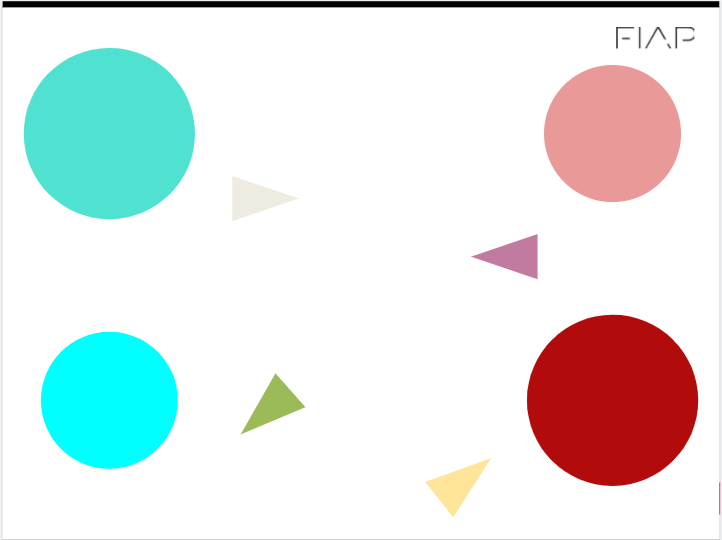
#> input picture circulo.png, 722 x 540 px, given in place of video.mp4, which was not available
$ python rubrica10.py
#> lines starting #> are read from the running program, lines starting #| are printed output that depends on the picture; after the words box and inside, x2 and y2 are one past the last pixel; in counts of white or black regions, pixels touching at a corner belong together; pictures that were not available may be replaced by others from this repository, and a replacement may not be noted
import cv2
import numpy as np

cap = cv2.VideoCapture("video.mp4")

#verificando se o video está aberto
if cap.isOpened():
    rval, frame = cap.read()
#> frame is the input picture: shape (540, 722, 3); mean B, G, R 229.2, 230.8, 225.6
else:
    rval = False

while rval:

    img = frame

    #passando o vídeo para de bgr para hsv
    img_hsv = cv2.cvtColor(frame, cv2.COLOR_BGR2HSV)
#> img_hsv: shape (540, 722, 3); mean H, S, V 10.4, 38.2, 244

    #criando as máscaras mínimas e máximas das cores amarelo e rosa
    img_low_hsv = np.array([160, 100, 100])
    img_up_hsv = np.array([180, 255, 255])
    img_low_hsv1 = np.array([20, 84, 100])
    img_up_hsv2 = np.array([40, 255, 255])

    #criando as máscaras
    mask1 = cv2.inRange(img_hsv, img_low_hsv, img_up_hsv)
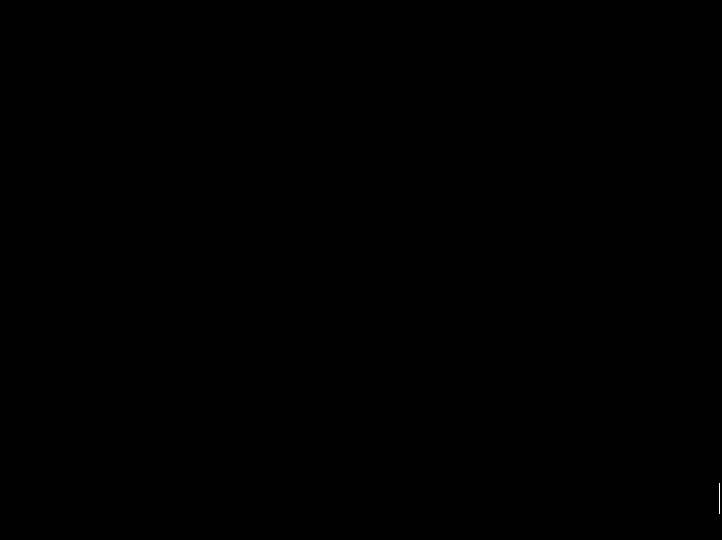
#> mask1: shape (540, 722); 0.01% white in thin lines or dots, all inside (x1, y1, x2, y2) = (719, 483, 720, 514)
    mask2 = cv2.inRange(img_hsv, img_low_hsv1, img_up_hsv2)
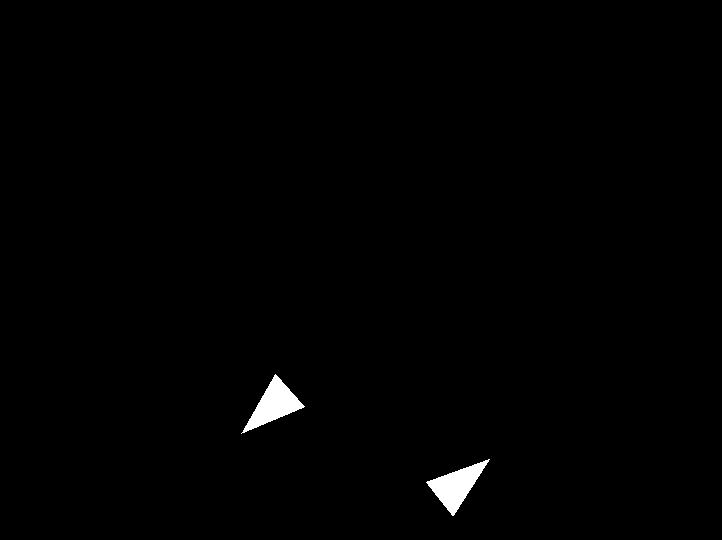
#> mask2: shape (540, 722); 0.75% white; 2 white regions, box (x1, y1, x2, y2) and area: (241, 374, 305, 434) 1470, (426, 459, 490, 516) 1447

    #unindo as máscaras usando bitwise
    mask = cv2.bitwise_or(mask1, mask2)
#> mask: shape (540, 722); 0.76% white; 3 white regions

    #encontrando os contornos
    contours, _ = cv2.findContours(mask, cv2.RETR_EXTERNAL, cv2.CHAIN_APPROX_SIMPLE)
#> contours = 3 contours, 1 with area under 20; largest, box (x1, y1, x2, y2) and area: (241, 374, 305, 434) 1392, (426, 459, 490, 516) 1370

    #ordenando os 2 maiores contornos do maior para o menos
    contours = sorted(contours, key=cv2.contourArea, reverse=True)[:2]
#> contours = 2 contours; box (x1, y1, x2, y2) and area: (241, 374, 305, 434) 1392, (426, 459, 490, 516) 1370

    #enquanto estiver em 2 contornos executa isso (2 maiores objetos)
    for i in range(2):
        #desenha o contorno dos objetos na imagem
        cv2.drawContours(img, [contours[i]], -1, (0, 0, 0), 2)
        #encontra os momentos para calcular as coordenadas x e y
        M = cv2.moments(contours[i])
        #se momentos for diferente de 0 executa o cálculo das coordenadas
        if M["m00"] != 0:
            cx = int(M["m10"] / M["m00"])
            cy = int(M["m01"] / M["m00"])
            area = cv2.contourArea(contours[i])

            #função para calcular o centro de nassa dos objetos
            def calculaCentro(contours):
                M = cv2.moments(contours)
                cx = int(M['m10'] / M['m00'])
                cy = int(M['m01'] / M['m00'])
                return cx, cy
            cx1, cy1 = calculaCentro(contours[0])
            cx2, cy2 = calculaCentro(contours[1])

            #criando os deltas para calcular a inclinação da reta traçada
            delta_y = cy2 - cy1
            delta_x = cx2 - cx1
            #função do matemática do numpy
            angle = np.degrees(np.arctan2(delta_y, delta_x))

            #traçando a reta
            cv2.line(img, (cx1, cy1), (cx2, cy2), (0, 255, 0), 2)

            #criando cruz no centro dos objetos
            size = 10
            color = (0, 0, 0)
            cv2.line(img, (cx - size, cy), (cx + size, cy), color, 3)
            cv2.line(img, (cx, cy - size), (cx, cy + size), color, 3)

            #printando o objeto, sua área e seu centro de massa no console
            print("Objeto {}: Área={} Centro de massa=({}, {})".format(i+1, area, cx, cy))

            #formatando o texto para 2 casas decimais
            text = "Area: {:.2f}".format(area)

            #colocando o texto de área no vídeo
            cv2.putText(img, text, (cx-50, cy+50), cv2.FONT_HERSHEY_SIMPLEX, 0.5, (0, 0, 0), 2)

            #colocando o texto de centro de massa no vídeo
            text = "Centro: ({}, {})".format(cx, cy)
            cv2.putText(img, text, (cx-50, cy+70), cv2.FONT_HERSHEY_SIMPLEX, 0.5, (0, 0, 0), 2)
#> this loop made 2 passes
#> (area, cx1, cy1, cx2, cy2, delta_y) on passes 1 to 2: (1392, 273, 404, 455, 485, 81), (1369.5, 273, 404, 455, 485, 81)
#| Objeto 1: Área=1392.0 Centro de massa=(273, 404)
#| Objeto 2: Área=1369.5 Centro de massa=(455, 485)
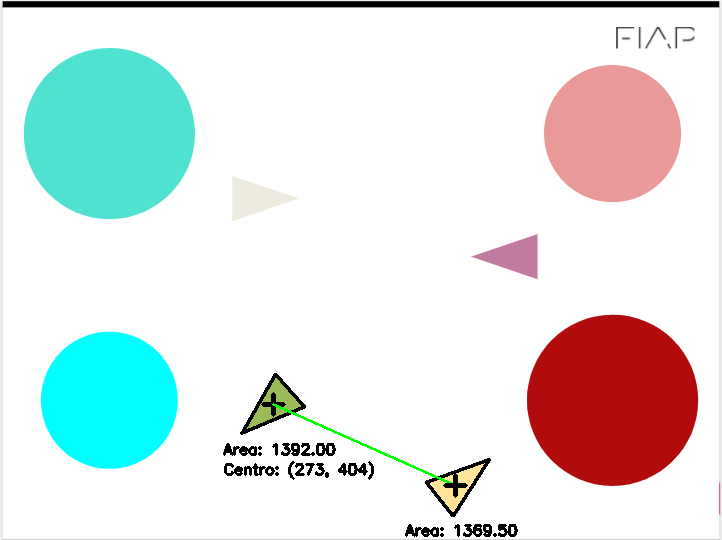
#> img: shape (540, 722, 3); 1.17% of pixels changed, all inside (x1, y1, x2, y2) = (223, 373, 518, 537)
#> after the loop, angle = 23.99; area = 1369.5; color = (0, 0, 0); cx = 455; cx1 = 273; cx2 = 455; cy = 485; cy1 = 404; cy2 = 485; delta_x = 182; delta_y = 81; size = 10

    #colcoando os graus de inclinação da reta no vídeo
    text = "Grau de inclinacao: {:.2f} ".format(angle)
#> text = 'Grau de inclinacao: 23.99 '
    cv2.putText(frame, text, (200, 100), cv2.FONT_HERSHEY_SIMPLEX, 0.5, (0, 0, 0), 2)
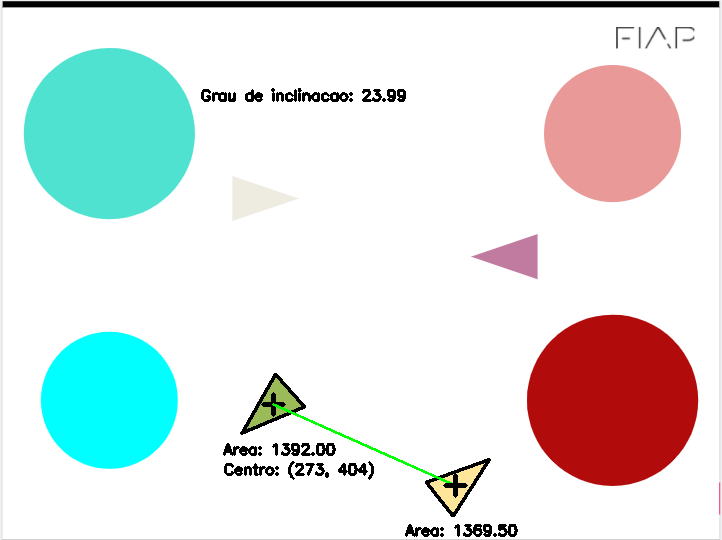
#> frame: shape (540, 722, 3); 1.5% of pixels changed, all inside (x1, y1, x2, y2) = (201, 88, 518, 537)

    #mostrando o vídeo em uma janela
    cv2.imshow("Objetos segmentados", frame)
    rval, frame = cap.read()
    key = cv2.waitKey(20)
#> (key Esc is pressed here)
    if key == 27: # exit on ESC
        break

cv2.destroyWindow(frame)
cap.release()
